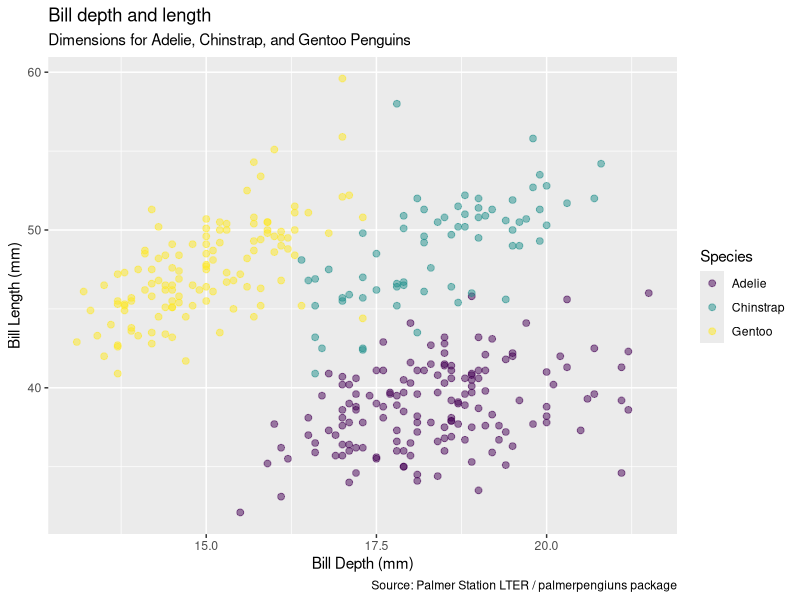
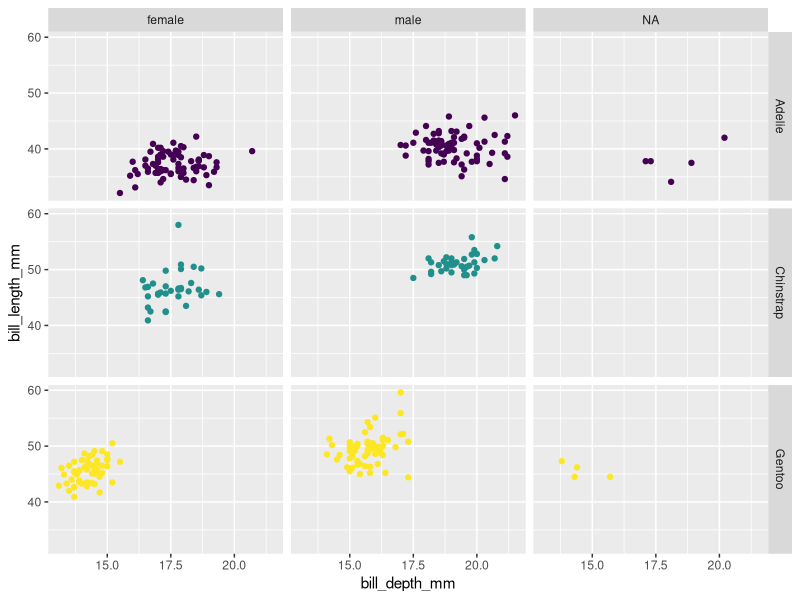
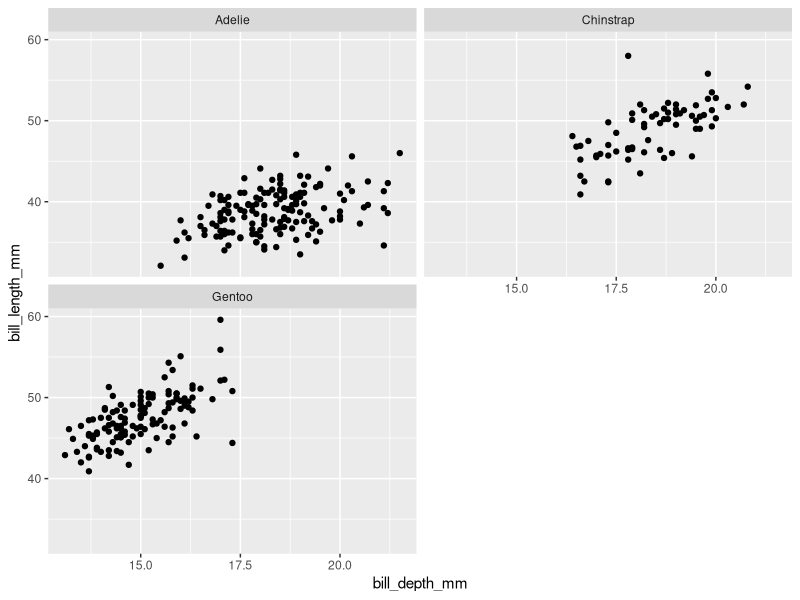
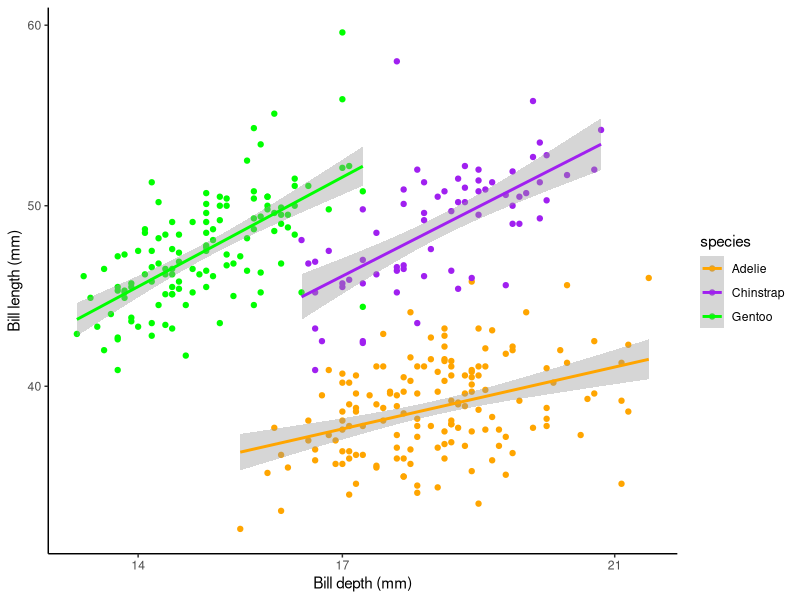
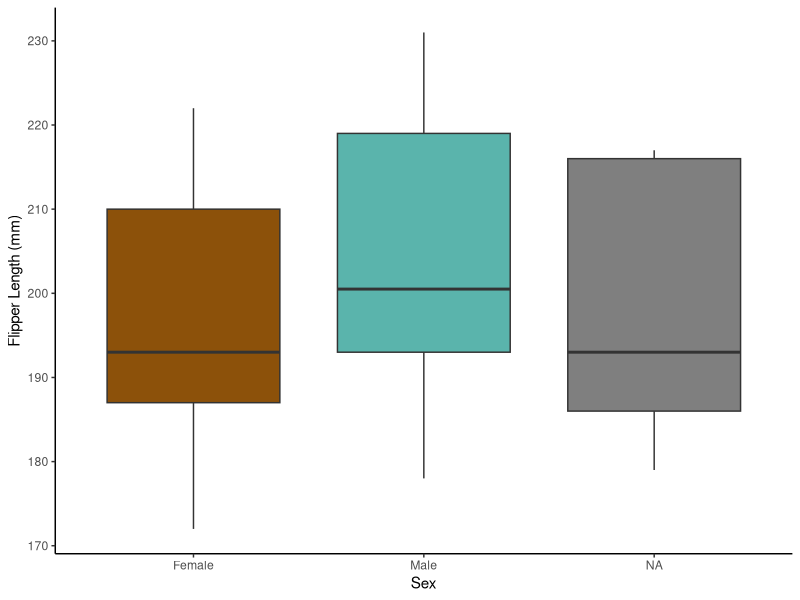
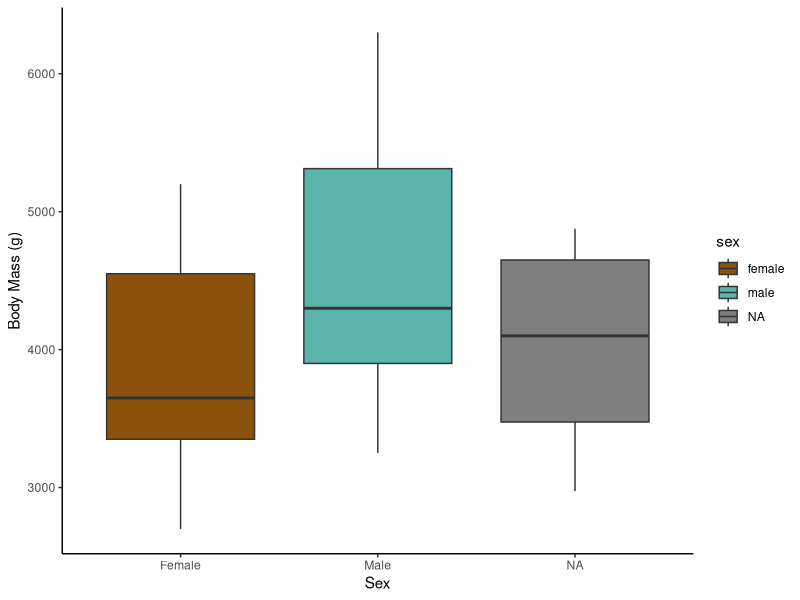
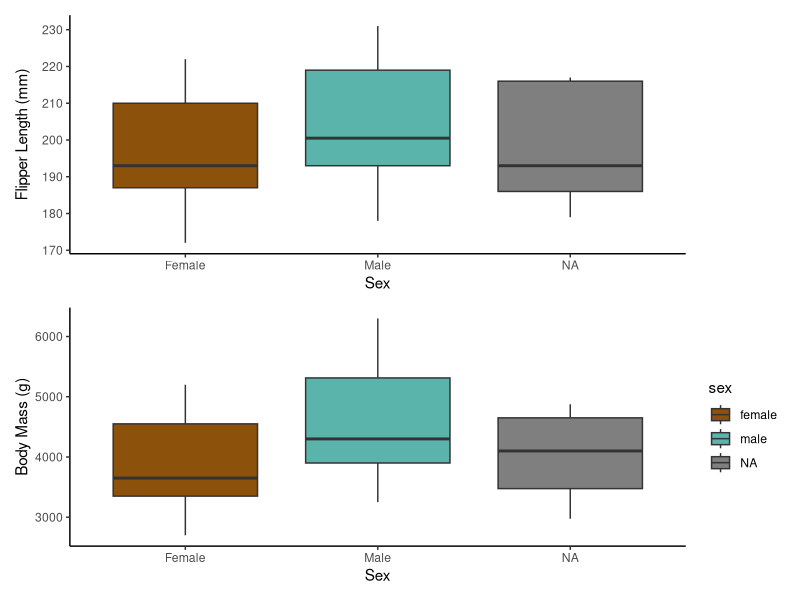
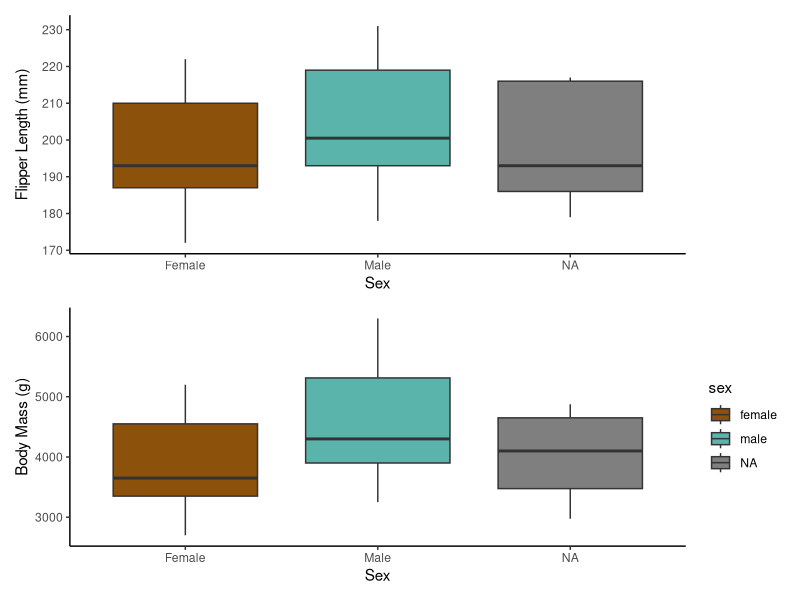

The R source for these figures, in order:
###### Intro to Plotting Script #######
# Carolina Melendez Declet
# cvmd@hawaii.edu
# 09/08/2026 
# This script is to learn how to use ggplot and practice creating plots. Includes script from Part 1 and Part 2.

###### Personal Notes ######
# Adding script to Git Hub 

# Watch the video on youtube (Sorry, I forget easily): GitHub Quick Tutorial for R and RStudio Projects Data Science

###### Load Libraries ######
library(palmerpenguins)
library(tidyverse)# Remember this includes ggplot within this package
library(here)
library(praise)
library(patchwork)

praise()

###### Practice Plotting #####
ggplot(data=penguins,
       mapping = aes(x = bill_depth_mm,
                     y = bill_length_mm,
                     color = species,
                     size = body_mass_g,
                     alpha = flipper_length_mm)) + # adding a plus is a adding a layer to your plot 
  geom_point(size = 2, alpha = 0.5)+
  labs(title= "Bill depth and length",
       subtitle = "Dimensions for Adelie, Chinstrap, and Gentoo Penguins", # another legend below your legend 
       x = "Bill Depth (mm)", y = "Bill Length (mm)", 
       color = "Species", 
       caption = "Source: Palmer Station LTER / palmerpengiuns package")+
  scale_colour_viridis_d() # changes your color scales and makes it color blind friendly 

###### Facting #####
# Facet grid 
ggplot(penguins, 
       aes(x = bill_depth_mm,
           y = bill_length_mm,
           color = species))+
  geom_point()+
  scale_colour_viridis_d()+
  facet_grid(species~sex)+
  guides(color = "none")
# makes multiple plot groups by species 


# Facet wrap 
ggplot(penguins, 
       aes(x = bill_depth_mm,
           y = bill_length_mm))+
  geom_point()+
  facet_wrap(~ species, ncol=2) # how many columns you want 

###### Making a Simple Plot #####
ggplot(data=penguins,
       mapping = aes(x = bill_depth_mm,
                     y = bill_length_mm,
                     group = species,
                     color = species)) +
  geom_point()+
  geom_smooth(method = "lm")+ # add a best fit line, look up all different methods 
  labs(x = "Bill depth (mm)",
       y = "Bill length (mm)")+
  #scale_colour_viridis_d()+ # default color blind friendly color 
  scale_color_manual(values = c("orange", "purple", "green"))+
  scale_x_continuous(breaks = c(14, 17, 21))+
                     #labels = c("low", "medium", "high")
  theme_classic()

praise() # Dr. Silbiger, you are SO cool for this!!! Omg, thank you for showing me this. 

###### Plotting Notes #####
# Size vs linewidth: size, still works for point based geoms (geom_point (), geom_jitter() - only line thickness moved to linewidth.

# add a best fit line: making it a linear model. Code: geom_smooth(method = "lm")

# If we want to change the scale of a continuous color it would be: scale_color_continuous()

# If we want to change the scale of a continuous x-axis it would b: scale_x_continuous()

# If want the x axis to go from 0 to 20:   scale_x_continuous(limits = c(0,20))+

# There is a plot called "colorBlindness" that are color blind friendly 

##### Week 3 Homework #####
# Instructions: Come up with the best possible plot with the penguin data that you can in 1 hour.

# Step 1: Look at all the data first.
view(penguins)

# Step 2: Creating a plot on the Flipper Length between sexes 
flipper_plot <- ggplot(data=penguins,
                       mapping= aes(x=sex, 
                                     y=flipper_length_mm,
                                     fill=sex)) + 
  geom_boxplot() + 
    labs(x = "Sex",
         y = "Flipper Length (mm)")+
  theme(legend.position = "none")+ # I removed the legend 
  scale_x_discrete(labels = c("female" = "Female", # I didn't like how it was in lowercase, so I'm changing the labels 
                              "male" = "Male")) + # got this from ggplot cheatsheets github 
  scale_fill_manual(values = c("#8c510a","#5ab4ac", "#01665e"))+# These colors are safe, used colorbrewer - Shoutout to Travis for teaching me 
  theme_classic()+
  theme(legend.position = "none")
  
flipper_plot

# I want to try using patchwork, so I'm doing the same but with body mass 

# Step 3: Create the same boxplot but Body Mass instead 
mass_plot <- ggplot(data=penguins,
                       mapping= aes(x=sex, 
                                    y=body_mass_g,
                                    fill=sex)) + 
  geom_boxplot() + 
  labs(x = "Sex",
       y = "Body Mass (g)")+
  scale_x_discrete(labels = c("female" = "Female", # I didn't like how it was in lowercase, so I'm changing the labels 
                              "male" = "Male")) + # got this from ggplot cheatsheets github 
  scale_fill_manual(values = c("#8c510a","#5ab4ac", "#01665e"))+# These colors are safe, Used colorbrewer - Shoutout to Travis for teaching me 
  theme_classic()

mass_plot

# Step 4: Create Patchwork 
penguin_patchwork <- flipper_plot / mass_plot # The "/" makes one plot on top of another 
penguin_patchwork # For my final plot, I removed the legend from the Flipper Length Plot becuase I thought two legends were going to be two much 

# Step 5: Saving Figure as Image 
ggsave(here("Week_03","penguin_CarolinaMD.png"),
            width = 7,
            height = 8) # in inches
